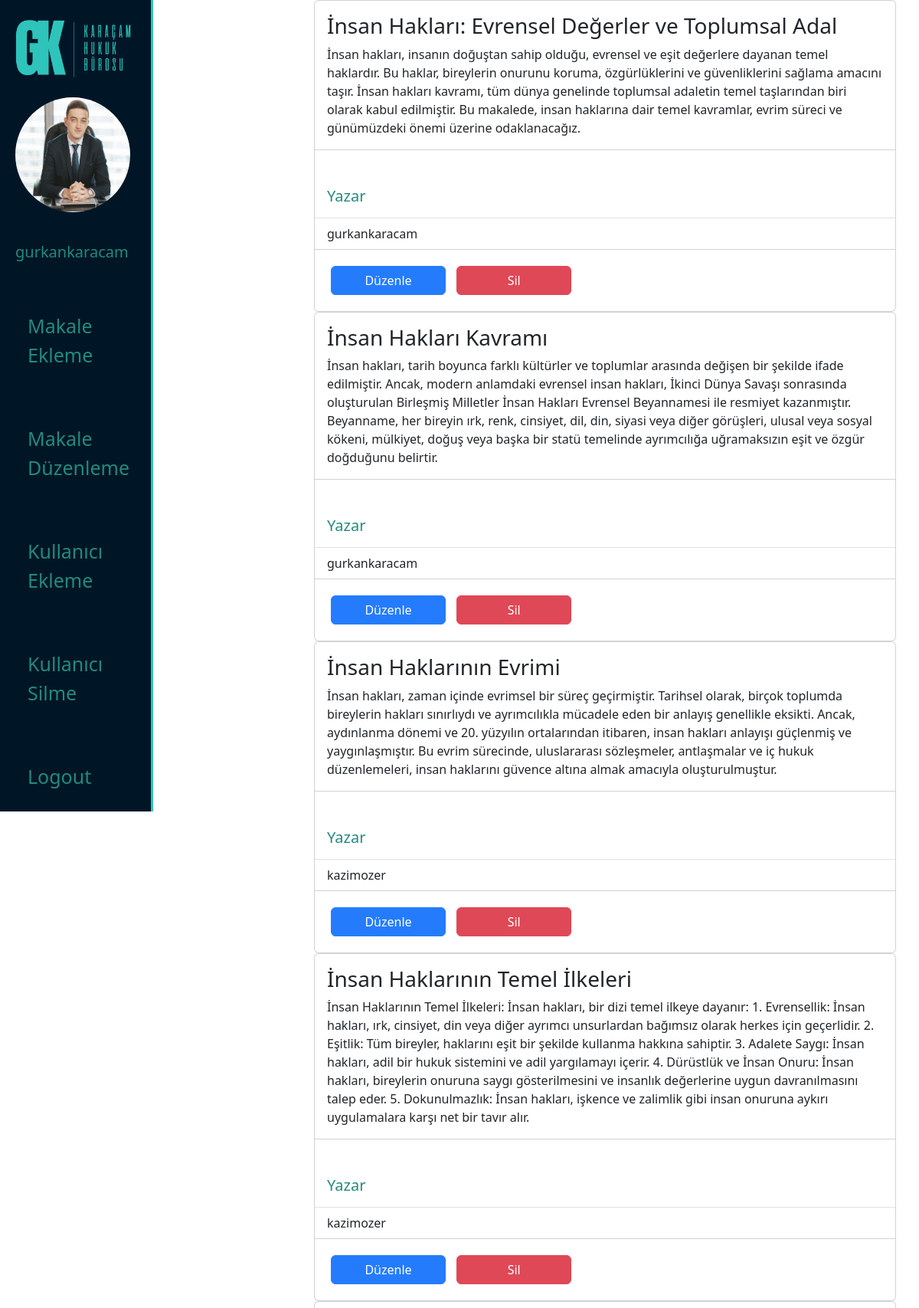
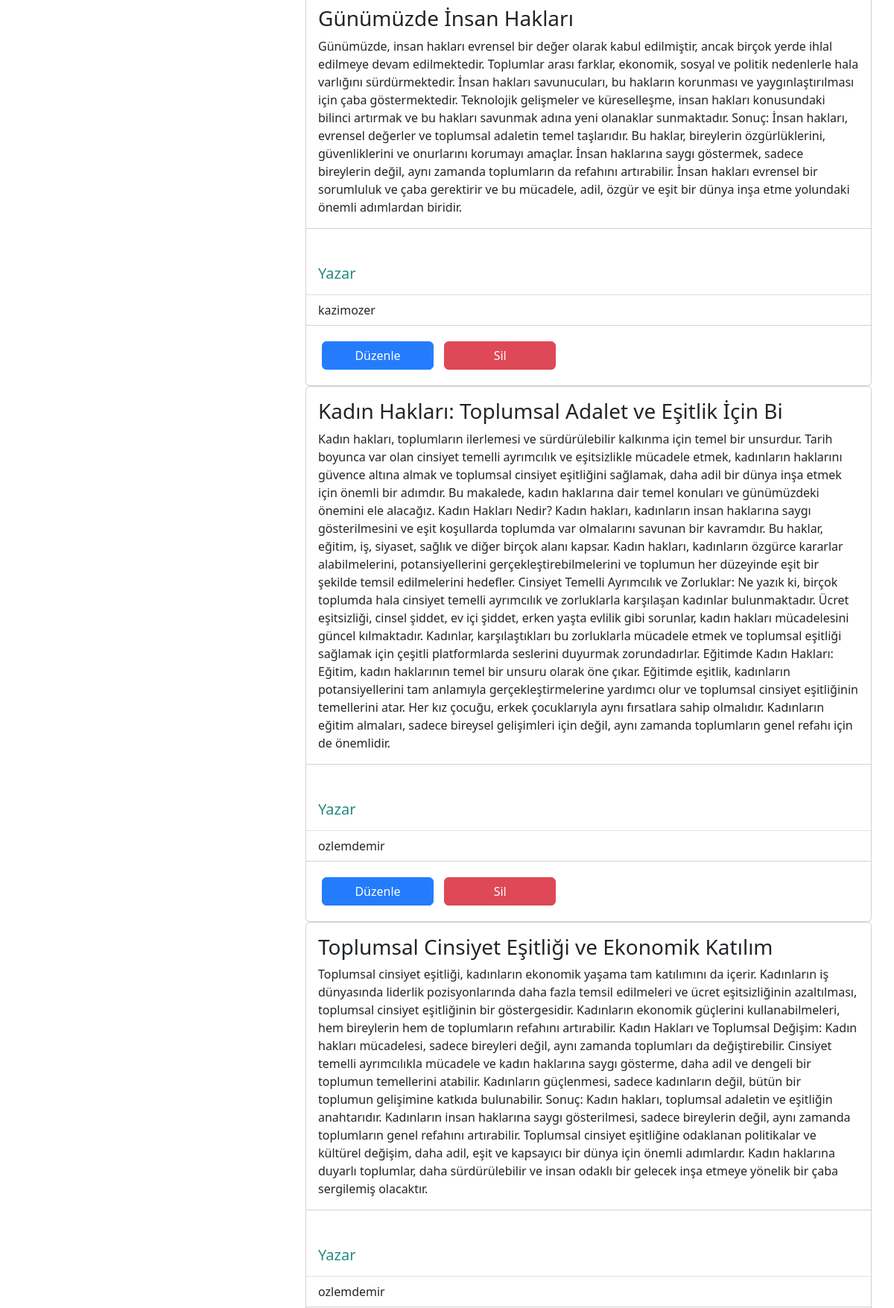
Page /admin/panel.php?option=2 (signed in, upper part) on the committed database (2 pictures, top to bottom).
### tables this page shows
CREATE TABLE `makale` (
  `id` int(25) NOT NULL,
  `caption` varchar(150) NOT NULL,
  `content` text NOT NULL,
  `writer` varchar(25) NOT NULL
);

### admin/makaleedit.php (the view, shortened to what this page needs)
<?php
include("dbconnect.php");
?>
<!doctype html>
<html>
<head>
<link href="https://cdn.jsdelivr.net/npm/bootstrap@5.3.2/dist/css/bootstrap.min.css" rel="stylesheet">
<link href="../css/makaleedit.css" rel="stylesheet">
<link href="../css/modal.css?v=<?php echo time()?>" rel="stylesheet" type="text/css">
</head>
<body>
<?php
$sorgu = $conn->query("SELECT * FROM makale");
while ($sonuc = $sorgu->fetch_assoc()) {
$caption = $sonuc['caption'];
$writer = $sonuc['writer'];
$content = $sonuc['content'];
$id = $sonuc['id'];
?>
<div class="card" style="width: 100%;">
  <div class="card-body">
    <h3 class="card-title"><?php echo $caption; ?></h3>
    <p class="card-text"><?php echo $content; ?></p>
  </div>
  <ul class="list-group list-group-flush">
    <li class="list-group-item"><h5>Yazar</h5></li>
    <li class="list-group-item"><?php echo $writer; ?></li>
  </ul>
  <div class="card-body">
  <a href="updatemakale.php?id=<?php echo $id; ?>" class="btn btn-primary buttonspace">Düzenle</a>
    <a href="deletemakale.php?id=<?php echo $id; ?>" class="btn btn-danger buttonspace">Sil</a>
  </div>
</div>
<?php
}
?>
</body>
</html>

### css/panel.css (style rules this page uses)
body { margin: 0 auto; padding: 0; }
* { box-sizing: border-box; }
.btn { background-color: dodgerblue; color: white; padding: 15px 20px; border: none; cursor: pointer; width: 100%; opacity: 0.9; }
h5 { margin-top: 40px; color: #228a7f; display: block; }

### css/makaleedit.css (style rules this page uses)
.buttonspace { margin: 5px; width: 150px; }

### css/modal.css (style rules this page uses)
h5 { margin-top: 40px; color: #228a7f; display: block; }

### rows in the picture
makale: caption "İnsan Hakları: Evrensel Değerler ve Toplumsal Adal", content "İnsan hakları, insanın doğuştan sahip olduğu, evrensel ve eşit değerlere dayanan temel haklardır. Bu haklar, bireylerin onurunu koruma, özgürlüklerini ve güvenliklerini sağlama amacını taşır. İnsan hakları kavramı, tüm dünya genelinde toplumsal adaletin temel taşlarından biri olarak kabul edilmiştir. Bu makalede, insan haklarına dair temel kavramlar, evrim süreci ve günümüzdeki önemi üzerine odaklanacağız.", writer "gurkankaracam"
makale: caption "İnsan Hakları Kavramı", content "İnsan hakları, tarih boyunca farklı kültürler ve toplumlar arasında değişen bir şekilde ifade edilmiştir. Ancak, modern anlamdaki evrensel insan hakları, İkinci Dünya Savaşı sonrasında oluşturulan Birleşmiş Milletler İnsan Hakları Evrensel Beyannamesi ile resmiyet kazanmıştır. Beyanname, her bireyin ırk, renk, cinsiyet, dil, din, siyasi veya diğer görüşleri, ulusal veya sosyal kökeni, mülkiyet, doğuş veya başka bir statü temelinde ayrımcılığa uğramaksızın eşit ve özgür doğduğunu belirtir.", writer "gurkankaracam"
makale: caption "İnsan Haklarının Evrimi", content "İnsan hakları, zaman içinde evrimsel bir süreç geçirmiştir. Tarihsel olarak, birçok toplumda bireylerin hakları sınırlıydı ve ayrımcılıkla mücadele eden bir anlayış genellikle eksikti. Ancak, aydınlanma dönemi ve 20. yüzyılın ortalarından itibaren, insan hakları anlayışı güçlenmiş ve yaygınlaşmıştır. Bu evrim sürecinde, uluslararası sözleşmeler, antlaşmalar ve iç hukuk düzenlemeleri, insan haklarını güvence altına almak amacıyla oluşturulmuştur.", writer "kazimozer"
makale: caption "İnsan Haklarının Temel İlkeleri", content "İnsan Haklarının Temel İlkeleri: İnsan hakları, bir dizi temel ilkeye dayanır: 1. Evrensellik: İnsan hakları, ırk, cinsiyet, din veya diğer ayrımcı unsurlardan bağımsız olarak herkes için geçerlidir. 2. Eşitlik: Tüm bireyler, haklarını eşit bir şekilde kullanma hakkına sahiptir. 3. Adalete Saygı: İnsan hakları, adil bir hukuk sistemini ve adil yargılamayı içerir. 4. Dürüstlük ve İnsan Onuru: İnsan hakları, bireylerin onuruna saygı gösterilmesini ve insanlık değerlerine uygun davranılmasını talep eder. 5. Dokunulmazlık: İnsan hakları, işkence ve zalimlik gibi insan onuruna aykırı uygulamalara karşı net bir tavır alır.", writer "kazimozer"
makale: caption "Günümüzde İnsan Hakları", content "Günümüzde, insan hakları evrensel bir değer olarak kabul edilmiştir, ancak birçok yerde ihlal edilmeye devam edilmektedir. Toplumlar arası farklar, ekonomik, sosyal ve politik nedenlerle hala varlığını sürdürmektedir. İnsan hakları savunucuları, bu hakların korunması ve yaygınlaştırılması için çaba göstermektedir. Teknolojik gelişmeler ve küreselleşme, insan hakları konusundaki bilinci artırmak ve bu hakları savunmak adına yeni olanaklar sunmaktadır. Sonuç: İnsan hakları, evrensel değerler ve toplumsal adaletin temel taşlarıdır. Bu haklar, bireylerin özgürlüklerini, güvenliklerini ve onurlarını korumayı amaçlar. İnsan haklarına saygı göstermek, sadece bireylerin değil, aynı zamanda…", writer "kazimozer"
makale: caption "Kadın Hakları: Toplumsal Adalet ve Eşitlik İçin Bi", content "Kadın hakları, toplumların ilerlemesi ve sürdürülebilir kalkınma için temel bir unsurdur. Tarih boyunca var olan cinsiyet temelli ayrımcılık ve eşitsizlikle mücadele etmek, kadınların haklarını güvence altına almak ve toplumsal cinsiyet eşitliğini sağlamak, daha adil bir dünya inşa etmek için önemli bir adımdır. Bu makalede, kadın haklarına dair temel konuları ve günümüzdeki önemini ele alacağız. Kadın Hakları Nedir? Kadın hakları, kadınların insan haklarına saygı gösterilmesini ve eşit koşullarda toplumda var olmalarını savunan bir kavramdır. Bu haklar, eğitim, iş, siyaset, sağlık ve diğer birçok alanı kapsar. Kadın hakları, kadınların özgürce kararlar alabilmelerini, potansiyellerini…", writer "ozlemdemir"
makale: caption "Toplumsal Cinsiyet Eşitliği ve Ekonomik Katılım", content "Toplumsal cinsiyet eşitliği, kadınların ekonomik yaşama tam katılımını da içerir. Kadınların iş dünyasında liderlik pozisyonlarında daha fazla temsil edilmeleri ve ücret eşitsizliğinin azaltılması, toplumsal cinsiyet eşitliğinin bir göstergesidir. Kadınların ekonomik güçlerini kullanabilmeleri, hem bireylerin hem de toplumların refahını artırabilir. Kadın Hakları ve Toplumsal Değişim: Kadın hakları mücadelesi, sadece bireyleri değil, aynı zamanda toplumları da değiştirebilir. Cinsiyet temelli ayrımcılıkla mücadele ve kadın haklarına saygı gösterme, daha adil ve dengeli bir toplumun temellerini atabilir. Kadınların güçlenmesi, sadece kadınların değil, bütün bir toplumun gelişimine katkıda…", writer "ozlemdemir"

### other values in the picture
$name "gurkankaracam"
